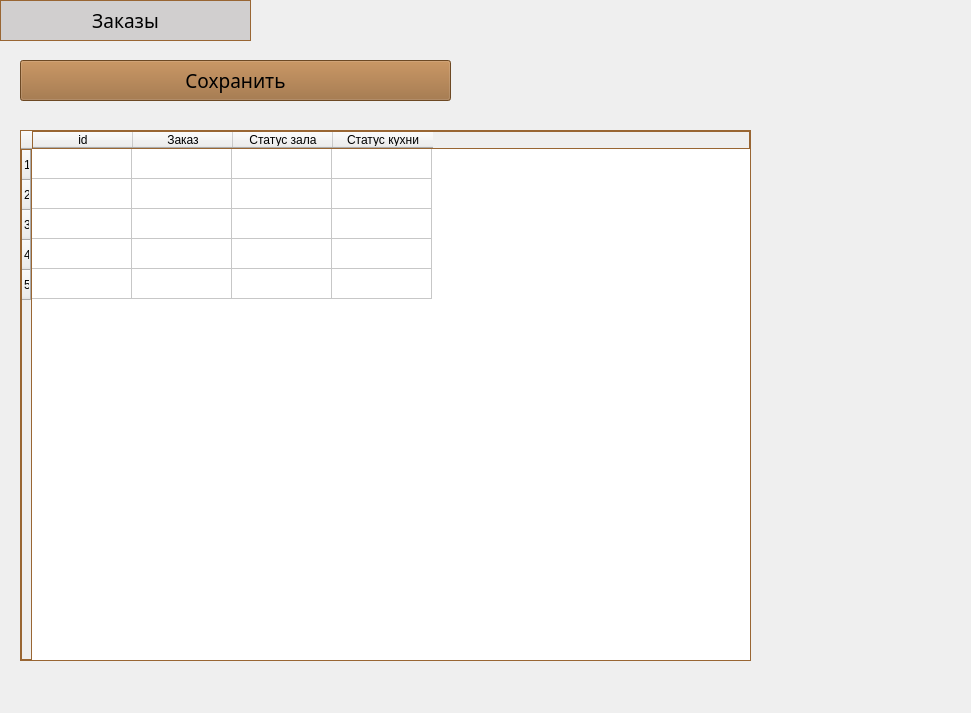
<?xml version="1.0" encoding="UTF-8"?>
<ui version="4.0">
 <class>kitchenPanel</class>
 <widget class="QWidget" name="kitchenPanel">
  <property name="geometry">
   <rect>
    <x>0</x>
    <y>0</y>
    <width>971</width>
    <height>713</height>
   </rect>
  </property>
  <property name="windowTitle">
   <string>Панель повара. Заказы</string>
  </property>
  <widget class="QFrame" name="frame">
   <property name="geometry">
    <rect>
     <x>-10</x>
     <y>-10</y>
     <width>991</width>
     <height>731</height>
    </rect>
   </property>
   <property name="autoFillBackground">
    <bool>true</bool>
   </property>
   <property name="frameShape">
    <enum>QFrame::StyledPanel</enum>
   </property>
   <property name="frameShadow">
    <enum>QFrame::Raised</enum>
   </property>
   <widget class="QPushButton" name="orderPageButton">
    <property name="geometry">
     <rect>
      <x>10</x>
      <y>10</y>
      <width>251</width>
      <height>41</height>
     </rect>
    </property>
    <property name="font">
     <font>
      <family>Sans Serif Collection</family>
      <pointsize>14</pointsize>
     </font>
    </property>
    <property name="autoFillBackground">
     <bool>false</bool>
    </property>
    <property name="styleSheet">
     <string notr="true">border: 1px solid rgb(153, 102, 51);
background-color: rgb(209, 207, 207);</string>
    </property>
    <property name="text">
     <string>Заказы</string>
    </property>
    <property name="autoDefault">
     <bool>false</bool>
    </property>
   </widget>
   <widget class="QTableWidget" name="orderTable">
    <property name="geometry">
     <rect>
      <x>30</x>
      <y>140</y>
      <width>731</width>
      <height>531</height>
     </rect>
    </property>
    <property name="autoFillBackground">
     <bool>true</bool>
    </property>
    <property name="styleSheet">
     <string notr="true">border: 1px solid rgb(153, 102, 51);</string>
    </property>
    <property name="sortingEnabled">
     <bool>false</bool>
    </property>
    <property name="rowCount">
     <number>5</number>
    </property>
    <property name="columnCount">
     <number>4</number>
    </property>
    <attribute name="horizontalHeaderVisible">
     <bool>true</bool>
    </attribute>
    <attribute name="horizontalHeaderCascadingSectionResizes">
     <bool>false</bool>
    </attribute>
    <row/>
    <row/>
    <row/>
    <row/>
    <row/>
    <column>
     <property name="text">
      <string>id</string>
     </property>
    </column>
    <column>
     <property name="text">
      <string>Заказ</string>
     </property>
    </column>
    <column>
     <property name="text">
      <string>Статус зала</string>
     </property>
    </column>
    <column>
     <property name="text">
      <string>Статус кухни</string>
     </property>
    </column>
   </widget>
   <widget class="QLabel" name="icon">
    <property name="geometry">
     <rect>
      <x>790</x>
      <y>30</y>
      <width>161</width>
      <height>191</height>
     </rect>
    </property>
    <property name="text">
     <string/>
    </property>
    <property name="textFormat">
     <enum>Qt::RichText</enum>
    </property>
    <property name="pixmap">
     <pixmap resource="C:/Users/p2200/Desktop/ПП/resource.qrc">:/assets/cafe_system\icon.png</pixmap>
    </property>
    <property name="scaledContents">
     <bool>true</bool>
    </property>
   </widget>
   <widget class="QPushButton" name="saveOrderButton">
    <property name="geometry">
     <rect>
      <x>30</x>
      <y>70</y>
      <width>431</width>
      <height>41</height>
     </rect>
    </property>
    <property name="font">
     <font>
      <family>Sans Serif Collection</family>
      <pointsize>14</pointsize>
     </font>
    </property>
    <property name="autoFillBackground">
     <bool>false</bool>
    </property>
    <property name="styleSheet">
     <string notr="true">background-color: rgb(153, 102, 51);</string>
    </property>
    <property name="text">
     <string>Сохранить</string>
    </property>
    <property name="autoDefault">
     <bool>false</bool>
    </property>
   </widget>
  </widget>
 </widget>
 <resources>
  <include location="C:/Users/p2200/Desktop/ПП/resource.qrc"/>
 </resources>
 <connections/>
</ui>
